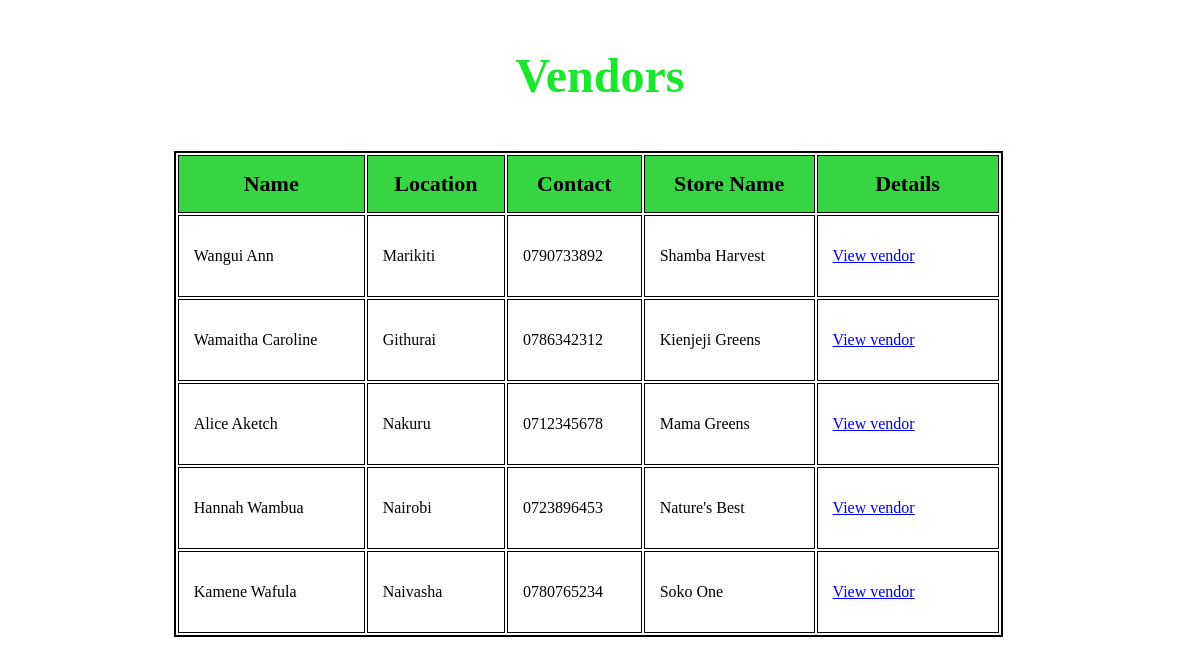
Screenshot of /vendor/vendor/list with the database file from the repository.
### vendor/models.py (models this page shows, shortened)
class Vendor(models.Model):
    name = models.CharField(max_length=32)
    location = models.CharField(max_length=64)
    contact = models.CharField(max_length=32)
    store_Name = models.CharField(max_length=32)

### vendor/views.py (the view)
# urls.py: path("vendor/list", vendor_list, name="vendor_list_view"),
def vendor_list(request):
    vendors = Vendor.objects.all()
    return render(request, "vendor/vendor_list.html", {"vendors": vendors})

### template/vendor/vendor_list.html (shortened to what this page needs)
<!DOCTYPE html>
<html lang="en">
<head>
    {%load static%}
    <link rel="stylesheet" href="{% static 'css/products_list.css' %}">
</head>
<body>
  <h3>Vendors</h3>
    <table class="table">
        <th>Name</th>
        <th>Location</th>
        <th>Contact</th>
        <th class="detail">Store Name</th>
        <th>Details</th>
        {% for vendor in vendors %}
        <tr>
            <td>{{vendor.name}}</td>
            <td>{{vendor.location}}</td>
            <td>{{vendor.contact}}</td>
            <td>{{vendor.store_Name}}</td>
            <td class="details"><a href="{% url 'vendor_details_view' id=vendor.id %}"> View vendor</a></td>
        </tr>
        {% endfor %}
    </table>
</body>
</html>

### inventory/static/css/products_list.css (style rules this page uses)
h3 { color: rgb(26, 230, 43); font-size: 3em; text-align: center; }
th , td { border: 1px ; border: solid 1px; }
table { width: 70%; }
td { height: 50px; }
th,td { padding: 15px; text-align: left; }
th { background-color: rgb(55, 212, 68); text-align: center; font-size: 22px; }
.details { width: 150px; }
.table { border: solid 2px; margin-left: 14%; }

### rows the page displays
Vendor: name "Wangui Ann", location "Marikiti", contact "0790733892", store_Name "Shamba Harvest"
Vendor: name "Wamaitha Caroline", location "Githurai", contact "0786342312", store_Name "Kienjeji Greens"
Vendor: name "Alice Aketch", location "Nakuru", contact "0712345678", store_Name "Mama Greens"
Vendor: name "Hannah Wambua", location "Nairobi", contact "0723896453", store_Name "Nature's Best"
Vendor: name "Kamene Wafula", location "Naivasha", contact "0780765234", store_Name "Soko One"
